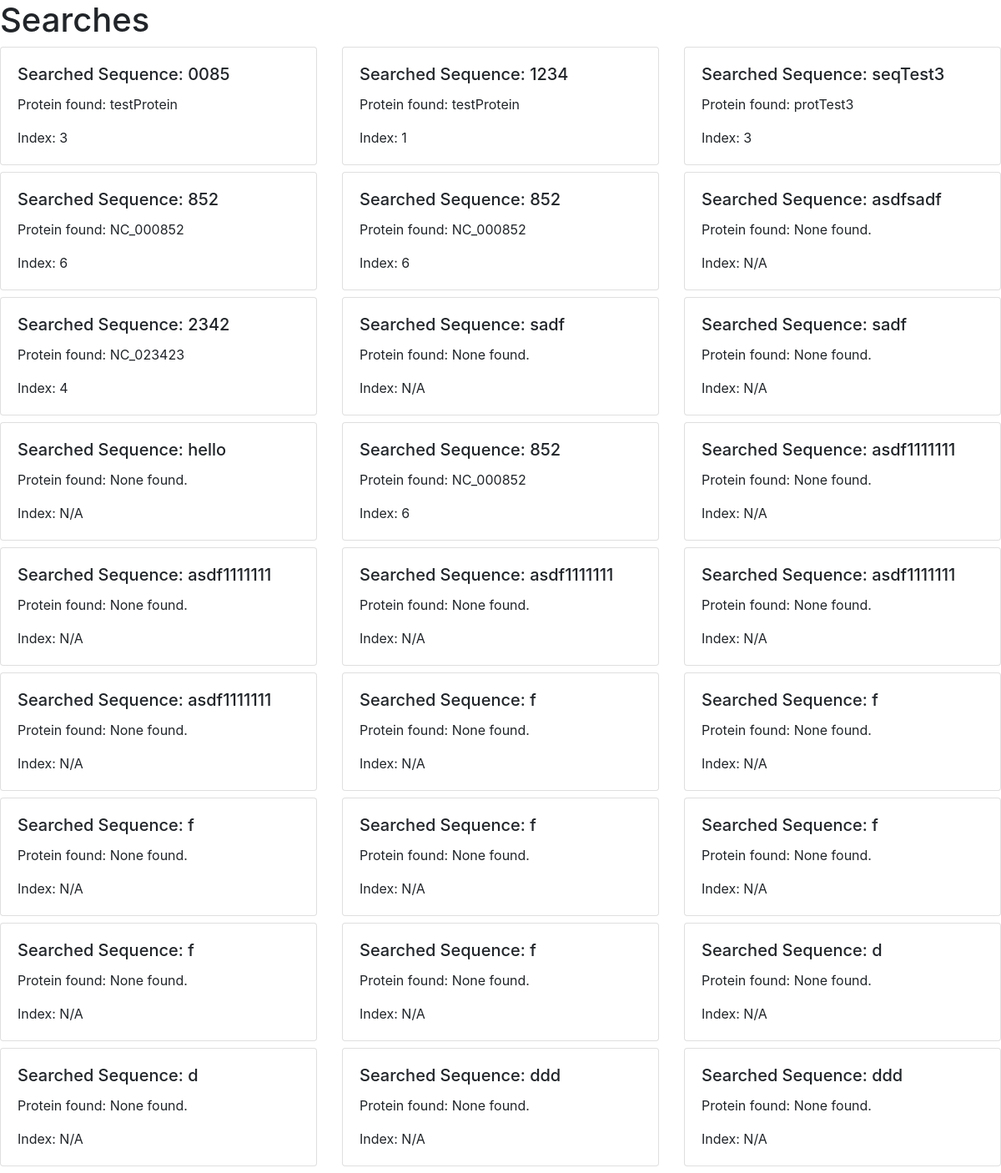
Before: /searchHistory/ with the older database file.
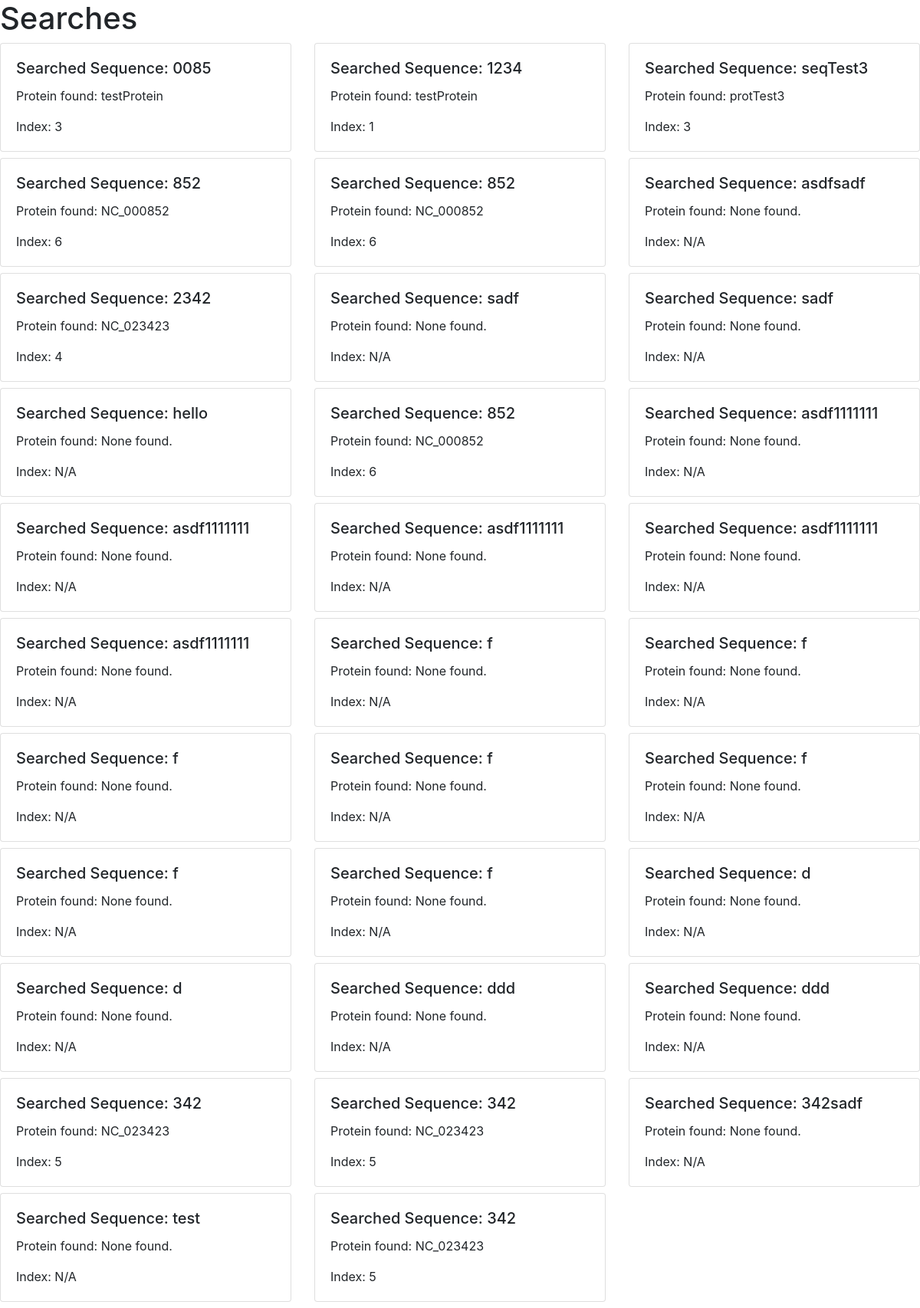
After: the same page with the newer database file.
### searchHistory/models.py (models this page shows)
class Search(models.Model):
	sequence = models.TextField();
	proteinName = models.TextField();
	proteinIndex = models.IntegerField(); #Where it was found

### searchHistory/views.py (the view)
# urls.py: path("", views.searchHistoryIndex, name="searchHistoryIndex"),
def searchHistoryIndex(request):
    searches = Search.objects.all()
    context = {
        'searches':searches
    }
    return render(request, 'searchHistoryIndex.html', context)

### searchHistory/templates/searchHistoryIndex.html
{% extends "base.html" %}
{% load static %}
{% block page_content %}
<h1>Searches</h1>
<div class="row">
{% for search in searches %}
    <div class="col-md-4">
        <div class="card mb-2">
            <div class="card-body">
                <h5 class="card-title">Searched Sequence: {{ search.sequence }}</h5>
                <p class="card-text">Protein found: {{ search.proteinName }}</p>
				{% if search.proteinIndex > -1 %}
                <p class="card-text"> Index: {{ search.proteinIndex }}</p>
				{% else %}
				<p class="card-text"> Index: N/A</p>
				{% endif %}
            </div>
        </div>
    </div>
    {% endfor %}
</div>
{% endblock %}

### dnaSequenceFinder/templates/base.html (shortened to what this page needs)
<link rel="stylesheet" href="https://stackpath.bootstrapcdn.com/bootstrap/4.1.3/css/bootstrap.min.css">
{% block page_content %}{% endblock %}

Changed rows visible on the page:
added Search: sequence "342", proteinName "NC_023423", proteinIndex "5"
added Search: sequence "342", proteinName "NC_023423", proteinIndex "5"
added Search: sequence "342sadf", proteinName "None found.", proteinIndex "Index: N/A"
added Search: sequence "test", proteinName "None found.", proteinIndex "Index: N/A"
added Search: sequence "342", proteinName "NC_023423", proteinIndex "5"
